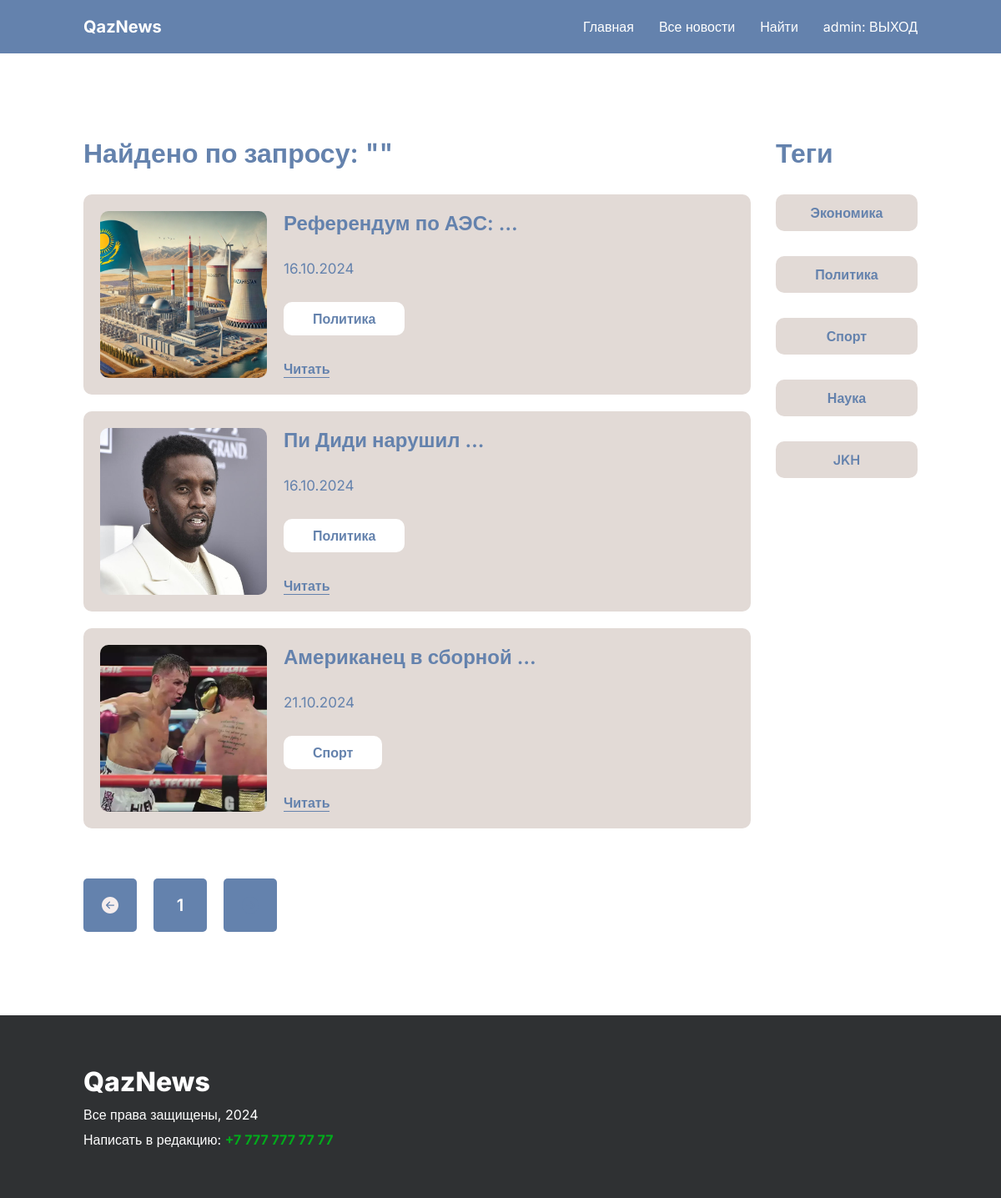
The page /news/search/results/ (signed in) on the database its author committed.
### core_app/models.py (models this page shows, shortened)
class Post(models.Model):
    title = models.CharField("Название поста", max_length=150)
    tag = models.ForeignKey(Tag, on_delete=models.CASCADE, verbose_name="Тег")
    description = models.TextField("Описание поста")
    image = models.ImageField("Фото", upload_to="news/images/")
    created_at = models.DateTimeField("Дата и время публикации", default=datetime.now)
    class Meta:
        verbose_name = "Новость"
        verbose_name_plural = "Новости"

class Tag(models.Model):
    name = models.CharField("Название тега", max_length=100)
    slug = models.SlugField(unique=True, editable=False, blank=True)
    class Meta:
        verbose_name = "Тег"
        verbose_name_plural = "Теги"

### core_app/views.py (the view)
# urls.py: path('news/search/results/', views.search_results_page, name='search_results_page'),
def search_results_page(request):
    query = request.GET.get('q', '').strip()
    post_list = Post.objects.filter(
        Q(title__icontains=query)
    ) | Post.objects.filter(
        Q(description__icontains=query)
    )
    paginator = Paginator(post_list, 5)
    page_number = request.GET.get('page')
    posts = paginator.get_page(page_number)
    tags = Tag.objects.all()
    context = {
        'tags': tags,
        'posts': posts,
        'query': query
    }
    return render(request, "./client/search-results.html", context)

### core_app/templates/client/search-results.html (shortened to what this page needs)
{% extends 'base.html' %}
{% load static %}
{% block content %}
    <section class="page-block">
        <div class="container page-block__row">
            <div class="page-block__item">
                <h1 class="title">Найдено по запросу: "{{query}}"</h1>
                <div class="news-list">
                    {% for post in posts %}
                    <div class="news-card">
                        <img src="{{ post.image.url }}" alt="{{post.title}}" class="news-card__image">
                        <div class="news-card__content">
                            <h3 class="news-card__title">{{post.title|truncatewords:3}}</h3>
                            <span class="news-card__date">{{post.created_at|date:"d.m.Y"}}</span>
                            <a href="{% url 'tags_news_page' slug=post.tag.slug %}" class="news-card__tag">{{post.tag.name}}</a>
                            <a href="{% url 'news_detail_page' pk=post.pk %}" class="news-card__link">Читать</a>
                        </div>
                    </div>
                     {% endfor %}
                    </div>
                </div>
                <div class="page-block__item">
                    <h2 class="title">Теги</h2>
                    <ul class="tags-nav">
                        {% for tag in tags %}
                            <li class="tags-nav__item">
                                <a href="{% url 'tags_news_page' slug=tag.slug %}" class="tags-nav__link">{{ tag.name }}</a>
                            </li>
                        {% endfor %}
                    </ul>
                </div>
               <div class="paginations">
                <ul class="pagination-nav">
                    {% if posts.has_previous %}
                    <li class="pogination-nav__item">
                        <a href="?page={{ posts.previous_page_number }}" class="pagination-nav__link">
                            <img src="{% static './images/pagination/left-white.svg'%}" alt="left">
                        </a>
                    </li>
                    {% else %}
                    <li class="pagination-nav__item">
                        <a href="#" class="pagination-nav__link active">
                            <img src="{% static './images/pagination/left-white.svg'%}" alt="left">
                        </a>
                    </li>
                    {% endif %}
                    {% for i in posts.paginator.page_range %}
                    <li class="pagination-nav__item ">
                        {% if posts.number == i %}
                        <a href="#" class="pagination-nav__link active">
                           {{ i }}
                        </a>
                        {% else %}
                        <a href="%?page={{ i }}" class="pagination-nav__link">
                            {{ i }}
                        </a>
                        {% endif %}
                    </li>
                    {% endfor %}
                    {% if posts.has_next %}
                    <li class="pagination-nav__item">
                        <a href="#" class="pagination-nav__link">
                            <img src="./images/pagination/right-dark.svg" alt="right">
                        </a>
                    </li>
                    {% else %}
                    <li class="pagination-nav__item">
                        <a href="#" class="pagination-nav__link active">
                            <img src="{% static './images/pagination/right-dark.svg'%}" alt="right">
                        </a>
                    </li>
                    {% endif %}
                </ul>
               </div>
            </div>
    </section>
    {% endblock %}

### core_app/templates/base.html (shortened to what this page needs)
{% load static %}
<!DOCTYPE html>
<html lang="en">
<head>
    <link rel="stylesheet" href="{% static './css/style.css' %}">
</head>
<body>
    <header class="header">
        <div class="container header-row">
            <a href="{% url 'home_page' %}" class="logo">QazNews</a>
            <ul class="header-nav">
                <li class="header-nav__item">
                    <a href="{% url 'home_page' %}" class="header-nav__link">Главная</a>
                </li>
                <li class="header-nav__item">
                    <a href="{% url 'all_news_page' %}" class="header-nav__link">Все новости</a>
                </li>
                <li class="header-nav__item">
                    <a href="{% url 'search_page' %}" class="header-nav__link">Найти</a>
                </li>
                <li class="header-nav__item">
                    {% if not user.is_authenticated %}
                    <a href="{% url 'admin_login_page' %}" class="header-nav__link">
                        <img src="{% static './images/user.svg' %}" alt="User">
                    </a>
                    {% else %}
                    <a href="{% url 'admin_logout' %}" class="header-nav__link">
                        {{ user.username }}: ВЫХОД
                    </a>
                    {% endif %}
                </li>
            </ul>
        </div>
    </header>
    <main>
        {% block content %}
        {% endblock %}
    </main>
    <footer class="footer">
        <div class="container">
            <a href="#" class="footer-logo">QazNews</a>
            <p class="rules">Все права защищены, 2024</p>
            <span class="contact">Написать в редакцию: <a href="#" class="phone">+7 777 777 77 77</a></span>
        </div>
    </footer>
</body>
</html>

### core_app/static/css/style.css (style rules this page uses)
* { padding: 0; margin: 0; font-family: "Inter", sans-serif; }
:root { --primary: #6482AD; --light: #ffffff; --secondary: #E2DAD6; --dark: #2F3133; --success: #00AB1B; --danger: #DF5753; }
.container { margin-left: 100px; margin-right: 100px; }
.header { background-color: var(--primary); padding: 20px 0; }
.logo { color: var(--light); font-size: 20px; text-decoration: none; font-weight: 700; }
.header-nav { display: flex; align-items: center; gap: 30px; }
.header-nav__item { list-style: none; }
.header-nav__link { color: var(--light); text-decoration: none; }
.header-row { display: flex; align-items: center; justify-content: space-between; }
.title { font-size: 32px; font-weight: 600; color: var(--primary); }
.page-block { padding: 100px 0; background-color: var(--light); }
.page-block__item .title { margin-bottom: 30px; }
.page-block__row { display: grid; grid-template-columns: 800px auto; gap: 30px; }
.news-card { background-color: var(--secondary); padding: 20px; display: grid; grid-template-columns: 200px auto; gap: 20px; border-radius: 10px; }
.news-card__image { width: 200px; height: 200px; border-radius: 10px; object-fit: cover; }
.news-card__content { display: flex; flex-direction: column; align-items: flex-start; justify-content: space-between; }
.news-card__title { color: var(--primary); font-size: 24px; font-weight: 600; width: 80%; }
.news-card__date { font-size: 17px; font-weight: 400; color: var(--primary); display: block; }
.news-card__tag { background-color: var(--light); color: var(--primary); font-weight: 600; text-decoration: none; padding: 10px 35px; border-radius: 10px; display: inline-block; }
.news-card__link { text-decoration: none; color: var(--primary); font-weight: 600; border-bottom: 1.5px solid var(--primary); }
.news-list { display: flex; flex-direction: column; gap: 20px; margin-bottom: 30px; }
.pagination-nav { display: flex; gap: 20px; }
.pagination-nav__item { list-style: none; }
.pagination-nav__link { width: 24px; height: 24px; text-decoration: none; background-color: var(--secondary); padding: 20px; border-radius: 5px; display: flex; align-items: center; justify-content: center; font-size: 20px; font-weight: 600; color: var(--primary); }
.active { cursor: not-allowed; color: var(--light); background-color: var(--primary); }
.tags-nav { display: flex; flex-direction: column; gap: 30px; }
.tags-nav__item { list-style: none; }
.tags-nav__link { text-decoration: none; font-weight: 600; color: var(--primary); display: block; text-align: center; background-color: var(--secondary); border-radius: 10px; padding: 12px; }
.footer { background-color: var(--dark); padding: 60px 0; }
.footer-logo { font-size: 32px; font-weight: 800; color: var(--light); text-decoration: none; display: inline-block; margin-bottom: 10px; }
.rules { margin-bottom: 10px; color: var(--light); }
.contact { display: inline-block; color: var(--light); }
.phone { text-decoration: none; color: var(--success); font-weight: 700; }

### rows shown on the page
Post: image (picture), title "Референдум по АЭС: …", created_at "16.10.2024", tag.name "Политика"
Post: image (picture), title "Пи Диди нарушил …", created_at "16.10.2024", tag.name "Политика"
Post: image (picture), title "Американец в сборной …", created_at "21.10.2024", tag.name "Спорт"
Tag: name "Экономика"
Tag: name "Политика"
Tag: name "Спорт"
Tag: name "Наука"
Tag: name "JKH"

### other values the page prints
{{ user.username }} "admin"
{{ i }} "1"
